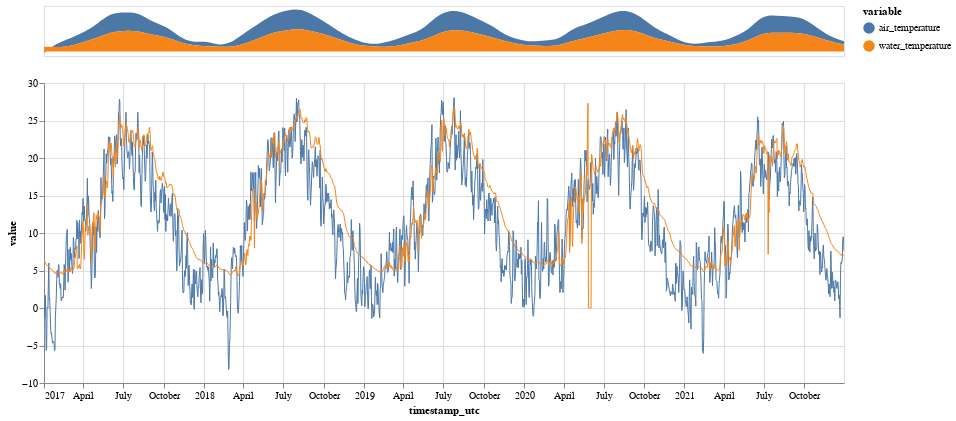

Write notebook code for a chart like this one.
### Code cell
days_tb = df_zeitreihe_tb.loc["2017-01-01 00:00":"2022-01-01 00:00"].dropna(axis=1).resample("D").median()
months_tb =df_zeitreihe_tb[['air_temperature','water_temperature']].dropna(axis=1).loc["2017-01-01 00:00":"2022-01-01 00:00"].resample("M").median()

years_tb = df_zeitreihe_tb.resample("Y").median()
#months = df_zeitreihe_tb.resample("M").min()
#years = df_zeitreihe_tb.resample("Y").min()

brush = alt.selection(type='interval', encodings=['x'])

upper = alt.Chart(months_tb[['air_temperature','water_temperature']].reset_index().melt("timestamp_utc")).mark_area(interpolate="basis").encode(
    x = alt.X('timestamp_utc:T', axis=None),
    y = alt.Y('value:Q', axis=None),
    color='variable'
).properties(width=800, height=50).add_selection(brush)

lower = alt.Chart(days_tb[['air_temperature','water_temperature']].reset_index().melt("timestamp_utc")).mark_line(strokeWidth=1).encode(
    x = alt.X('timestamp_utc:T', scale=alt.Scale(domain=brush)),
    y='value',
    color='variable',
).properties(width=800, height=300)

upper & lower

### Figure 1 — Vega-Lite specification as saved in the notebook (floating-point values rounded to 4 significant figures; data arrays with more than 128 entries replaced by an {"elided": "..."} marker saying what was removed)
{"config": {"view": {"continuousWidth": 400, "continuousHeight": 300}}, "vconcat": [{"data": {"name": "data-634e02ddd6d55c907e2a79c6c783a753"}, "mark": {"type": "area", "interpolate": "basis"}, "encoding": {"color": {"type": "nominal", "field": "variable"}, "x": {"type": "temporal", "axis": null, "field": "timestamp_utc"}, "y": {"type": "quantitative", "axis": null, "field": "value"}}, "height": 50, "selection": {"selector005": {"type": "interval", "encodings": ["x"]}}, "width": 800}, {"data": {"name": "data-847575b09999a59eb215ff3faf497c1e"}, "mark": {"type": "line", "strokeWidth": 1}, "encoding": {"color": {"type": "nominal", "field": "variable"}, "x": {"type": "temporal", "field": "timestamp_utc", "scale": {"domain": {"selection": "selector005"}}}, "y": {"type": "quantitative", "field": "value"}}, "height": 300, "width": 800}], "$schema": "https://vega.github.io/schema/vega-lite/v4.8.1.json", "datasets": {"data-634e02ddd6d55c907e2a79c6c783a753": [{"timestamp_utc": "2017-01-31T00:00:00+00:00", "variable": "air_temperature", "value": -1.5}, {"timestamp_utc": "2017-02-28T00:00:00+00:00", "variable": "air_temperature", "value": 4.1}, {"timestamp_utc": "2017-03-31T00:00:00+00:00", "variable": "air_temperature", "value": 8.7}, {"timestamp_utc": "2017-04-30T00:00:00+00:00", "variable": "air_temperature", "value": 10.4}, {"timestamp_utc": "2017-05-31T00:00:00+00:00", "variable": "air_temperature", "value": 15.5}, {"timestamp_utc": "2017-06-30T00:00:00+00:00", "variable": "air_temperature", "value": 20.9}, {"timestamp_utc": "2017-07-31T00:00:00+00:00", "variable": "air_temperature", "value": 20.2}, {"timestamp_utc": "2017-08-31T00:00:00+00:00", "variable": "air_temperature", "value": 20.5}, {"timestamp_utc": "2017-09-30T00:00:00+00:00", "variable": "air_temperature", "value": 14.4}, {"timestamp_utc": "2017-10-31T00:00:00+00:00", "variable": "air_temperature", "value": 12.0}, {"timestamp_utc": "2017-11-30T00:00:00+00:00", "variable": "air_temperature", "value": 5.8}, {"timestamp_utc": "2017-12-31T00:00:00+00:00", "variable": "air_temperature", "value": 2.6}, {"timestamp_utc": "2018-01-31T00:00:00+00:00", "variable": "air_temperature", "value": 6.1}, {"timestamp_utc": "2018-02-28T00:00:00+00:00", "variable": "air_temperature", "value": 1.0}, {"timestamp_utc": "2018-03-31T00:00:00+00:00", "variable": "air_temperature", "value": 5.5}, {"timestamp_utc": "2018-04-30T00:00:00+00:00", "variable": "air_temperature", "value": 13.2}, {"timestamp_utc": "2018-05-31T00:00:00+00:00", "variable": "air_temperature", "value": 16.2}, {"timestamp_utc": "2018-06-30T00:00:00+00:00", "variable": "air_temperature", "value": 19.9}, {"timestamp_utc": "2018-07-31T00:00:00+00:00", "variable": "air_temperature", "value": 22.0}, {"timestamp_utc": "2018-08-31T00:00:00+00:00", "variable": "air_temperature", "value": 22.1}, {"timestamp_utc": "2018-09-30T00:00:00+00:00", "variable": "air_temperature", "value": 17.4}, {"timestamp_utc": "2018-10-31T00:00:00+00:00", "variable": "air_temperature", "value": 12.6}, {"timestamp_utc": "2018-11-30T00:00:00+00:00", "variable": "air_temperature", "value": 7.2}, {"timestamp_utc": "2018-12-31T00:00:00+00:00", "variable": "air_temperature", "value": 5.1}, {"timestamp_utc": "2019-01-31T00:00:00+00:00", "variable": "air_temperature", "value": 1.9}, {"timestamp_utc": "2019-02-28T00:00:00+00:00", "variable": "air_temperature", "value": 3.8}, {"timestamp_utc": "2019-03-31T00:00:00+00:00", "variable": "air_temperature", "value": 7.7}, {"timestamp_utc": "2019-04-30T00:00:00+00:00", "variable": "air_temperature", "value": 9.6}, {"timestamp_utc": "2019-05-31T00:00:00+00:00", "variable": "air_temperature", "value": 12.1}, {"timestamp_utc": "2019-06-30T00:00:00+00:00", "variable": "air_temperature", "value": 20.3}, {"timestamp_utc": "2019-07-31T00:00:00+00:00", "variable": "air_temperature", "value": 21.8}, {"timestamp_utc": "2019-08-31T00:00:00+00:00", "variable": "air_temperature", "value": 20.1}, {"timestamp_utc": "2019-09-30T00:00:00+00:00", "variable": "air_temperature", "value": 16.1}, {"timestamp_utc": "2019-10-31T00:00:00+00:00", "variable": "air_temperature", "value": 13.2}, {"timestamp_utc": "2019-11-30T00:00:00+00:00", "variable": "air_temperature", "value": 6.6}, {"timestamp_utc": "2019-12-31T00:00:00+00:00", "variable": "air_temperature", "value": 5.2}, {"timestamp_utc": "2020-01-31T00:00:00+00:00", "variable": "air_temperature", "value": 3.8}, {"timestamp_utc": "2020-02-29T00:00:00+00:00", "variable": "air_temperature", "value": 6.6}, {"timestamp_utc": "2020-03-31T00:00:00+00:00", "variable": "air_temperature", "value": 6.5}, {"timestamp_utc": "2020-04-30T00:00:00+00:00", "variable": "air_temperature", "value": 13.6}, {"timestamp_utc": "2020-05-31T00:00:00+00:00", "variable": "air_temperature", "value": 15.1}, {"timestamp_utc": "2020-06-30T00:00:00+00:00", "variable": "air_temperature", "value": 17.2}, {"timestamp_utc": "2020-07-31T00:00:00+00:00", "variable": "air_temperature", "value": 21.0}, {"timestamp_utc": "2020-08-31T00:00:00+00:00", "variable": "air_temperature", "value": 21.3}, {"timestamp_utc": "2020-09-30T00:00:00+00:00", "variable": "air_temperature", "value": 17.8}, {"timestamp_utc": "2020-10-31T00:00:00+00:00", "variable": "air_temperature", "value": 11.4}, {"timestamp_utc": "2020-11-30T00:00:00+00:00", "variable": "air_temperature", "value": 7.3}, {"timestamp_utc": "2020-12-31T00:00:00+00:00", "variable": "air_temperature", "value": 2.9}, {"timestamp_utc": "2021-01-31T00:00:00+00:00", "variable": "air_temperature", "value": 1.8}, {"timestamp_utc": "2021-02-28T00:00:00+00:00", "variable": "air_temperature", "value": 5.3}, {"timestamp_utc": "2021-03-31T00:00:00+00:00", "variable": "air_temperature", "value": 5.4}, {"timestamp_utc": "2021-04-30T00:00:00+00:00", "variable": "air_temperature", "value": 9.2}, {"timestamp_utc": "2021-05-31T00:00:00+00:00", "variable": "air_temperature", "value": 11.5}, {"timestamp_utc": "2021-06-30T00:00:00+00:00", "variable": "air_temperature", "value": 19.3}, {"timestamp_utc": "2021-07-31T00:00:00+00:00", "variable": "air_temperature", "value": 18.8}, {"timestamp_utc": "2021-08-31T00:00:00+00:00", "variable": "air_temperature", "value": 17.8}, {"timestamp_utc": "2021-09-30T00:00:00+00:00", "variable": "air_temperature", "value": 17.5}, {"timestamp_utc": "2021-10-31T00:00:00+00:00", "variable": "air_temperature", "value": 10.7}, {"timestamp_utc": "2021-11-30T00:00:00+00:00", "variable": "air_temperature", "value": 5.3}, {"timestamp_utc": "2021-12-31T00:00:00+00:00", "variable": "air_temperature", "value": 3.6}, {"timestamp_utc": "2017-01-31T00:00:00+00:00", "variable": "water_temperature", "value": 5.3}, {"timestamp_utc": "2017-02-28T00:00:00+00:00", "variable": "water_temperature", "value": 4.8}, {"timestamp_utc": "2017-03-31T00:00:00+00:00", "variable": "water_temperature", "value": 5.6}, {"timestamp_utc": "2017-04-30T00:00:00+00:00", "variable": "water_temperature", "value": 10.4}, {"timestamp_utc": "2017-05-31T00:00:00+00:00", "variable": "water_temperature", "value": 14.9}, {"timestamp_utc": "2017-06-30T00:00:00+00:00", "variable": "water_temperature", "value": 21.6}, {"timestamp_utc": "2017-07-31T00:00:00+00:00", "variable": "water_temperature", "value": 22.8}, {"timestamp_utc": "2017-08-31T00:00:00+00:00", "variable": "water_temperature", "value": 22.6}, {"timestamp_utc": "2017-09-30T00:00:00+00:00", "variable": "water_temperature", "value": 18.2}, {"timestamp_utc": "2017-10-31T00:00:00+00:00", "variable": "water_temperature", "value": 16.2}, {"timestamp_utc": "2017-11-30T00:00:00+00:00", "variable": "water_temperature", "value": 10.4}, {"timestamp_utc": "2017-12-31T00:00:00+00:00", "variable": "water_temperature", "value": 6.7}, {"timestamp_utc": "2018-01-31T00:00:00+00:00", "variable": "water_temperature", "value": 5.7}, {"timestamp_utc": "2018-02-28T00:00:00+00:00", "variable": "water_temperature", "value": 5.1}, {"timestamp_utc": "2018-03-31T00:00:00+00:00", "variable": "water_temperature", "value": 4.9}, {"timestamp_utc": "2018-04-30T00:00:00+00:00", "variable": "water_temperature", "value": 8.7}, {"timestamp_utc": "2018-05-31T00:00:00+00:00", "variable": "water_temperature", "value": 15.3}, {"timestamp_utc": "2018-06-30T00:00:00+00:00", "variable": "water_temperature", "value": 21.2}, {"timestamp_utc": "2018-07-31T00:00:00+00:00", "variable": "water_temperature", "value": 23.6}, {"timestamp_utc": "2018-08-31T00:00:00+00:00", "variable": "water_temperature", "value": 25.0}, {"timestamp_utc": "2018-09-30T00:00:00+00:00", "variable": "water_temperature", "value": 21.7}, {"timestamp_utc": "2018-10-31T00:00:00+00:00", "variable": "water_temperature", "value": 17.7}, {"timestamp_utc": "2018-11-30T00:00:00+00:00", "variable": "water_temperature", "value": 12.5}, {"timestamp_utc": "2018-12-31T00:00:00+00:00", "variable": "water_temperature", "value": 7.4}, {"timestamp_utc": "2019-01-31T00:00:00+00:00", "variable": "water_temperature", "value": 5.7}, {"timestamp_utc": "2019-02-28T00:00:00+00:00", "variable": "water_temperature", "value": 5.1}, {"timestamp_utc": "2019-03-31T00:00:00+00:00", "variable": "water_temperature", "value": 5.3}, {"timestamp_utc": "2019-04-30T00:00:00+00:00", "variable": "water_temperature", "value": 9.1}, {"timestamp_utc": "2019-05-31T00:00:00+00:00", "variable": "water_temperature", "value": 11.8}, {"timestamp_utc": "2019-06-30T00:00:00+00:00", "variable": "water_temperature", "value": 18.8}, {"timestamp_utc": "2019-07-31T00:00:00+00:00", "variable": "water_temperature", "value": 23.9}, {"timestamp_utc": "2019-08-31T00:00:00+00:00", "variable": "water_temperature", "value": 23.3}, {"timestamp_utc": "2019-09-30T00:00:00+00:00", "variable": "water_temperature", "value": 19.9}, {"timestamp_utc": "2019-10-31T00:00:00+00:00", "variable": "water_temperature", "value": 16.0}, {"timestamp_utc": "2019-11-30T00:00:00+00:00", "variable": "water_temperature", "value": 11.7}, {"timestamp_utc": "2019-12-31T00:00:00+00:00", "variable": "water_temperature", "value": 7.9}, {"timestamp_utc": "2020-01-31T00:00:00+00:00", "variable": "water_temperature", "value": 6.5}, {"timestamp_utc": "2020-02-29T00:00:00+00:00", "variable": "water_temperature", "value": 5.9}, {"timestamp_utc": "2020-03-31T00:00:00+00:00", "variable": "water_temperature", "value": 6.2}, {"timestamp_utc": "2020-04-30T00:00:00+00:00", "variable": "water_temperature", "value": 11.8}, {"timestamp_utc": "2020-05-31T00:00:00+00:00", "variable": "water_temperature", "value": 14.5}, {"timestamp_utc": "2020-06-30T00:00:00+00:00", "variable": "water_temperature", "value": 18.8}, {"timestamp_utc": "2020-07-31T00:00:00+00:00", "variable": "water_temperature", "value": 22.5}, {"timestamp_utc": "2020-08-31T00:00:00+00:00", "variable": "water_temperature", "value": 24.4}, {"timestamp_utc": "2020-09-30T00:00:00+00:00", "variable": "water_temperature", "value": 21.0}, {"timestamp_utc": "2020-10-31T00:00:00+00:00", "variable": "water_temperature", "value": 14.5}, {"timestamp_utc": "2020-11-30T00:00:00+00:00", "variable": "water_temperature", "value": 11.8}, {"timestamp_utc": "2020-12-31T00:00:00+00:00", "variable": "water_temperature", "value": 7.7}, {"timestamp_utc": "2021-01-31T00:00:00+00:00", "variable": "water_temperature", "value": 5.7}, {"timestamp_utc": "2021-02-28T00:00:00+00:00", "variable": "water_temperature", "value": 5.4}, {"timestamp_utc": "2021-03-31T00:00:00+00:00", "variable": "water_temperature", "value": 5.5}, {"timestamp_utc": "2021-04-30T00:00:00+00:00", "variable": "water_temperature", "value": 7.4}, {"timestamp_utc": "2021-05-31T00:00:00+00:00", "variable": "water_temperature", "value": 11.9}, {"timestamp_utc": "2021-06-30T00:00:00+00:00", "variable": "water_temperature", "value": 20.4}, {"timestamp_utc": "2021-07-31T00:00:00+00:00", "variable": "water_temperature", "value": 20.7}, {"timestamp_utc": "2021-08-31T00:00:00+00:00", "variable": "water_temperature", "value": 20.7}, {"timestamp_utc": "2021-09-30T00:00:00+00:00", "variable": "water_temperature", "value": 20.0}, {"timestamp_utc": "2021-10-31T00:00:00+00:00", "variable": "water_temperature", "value": 15.5}, {"timestamp_utc": "2021-11-30T00:00:00+00:00", "variable": "water_temperature", "value": 11.0}, {"timestamp_utc": "2021-12-31T00:00:00+00:00", "variable": "water_temperature", "value": 7.6}], "data-847575b09999a59eb215ff3faf497c1e": {"elided": "3652 records"}}}
